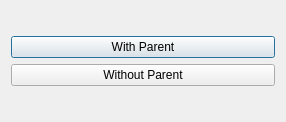
<?xml version="1.0" encoding="UTF-8"?>
<ui version="4.0">
 <class>Dialog1</class>
 <widget class="QDialog" name="Dialog1">
  <property name="geometry">
   <rect>
    <x>0</x>
    <y>0</y>
    <width>286</width>
    <height>122</height>
   </rect>
  </property>
  <property name="windowTitle">
   <string>Showing other dialogs</string>
  </property>
  <layout class="QVBoxLayout" name="verticalLayout">
   <item>
    <layout class="QGridLayout" name="gridLayout">
     <item row="0" column="0">
      <widget class="QPushButton" name="pushButtonWithParent">
       <property name="text">
        <string>With Parent</string>
       </property>
      </widget>
     </item>
     <item row="1" column="0">
      <widget class="QPushButton" name="pushButtonWithoutParent">
       <property name="text">
        <string>Without Parent</string>
       </property>
      </widget>
     </item>
    </layout>
   </item>
  </layout>
 </widget>
 <resources/>
 <connections/>
</ui>
